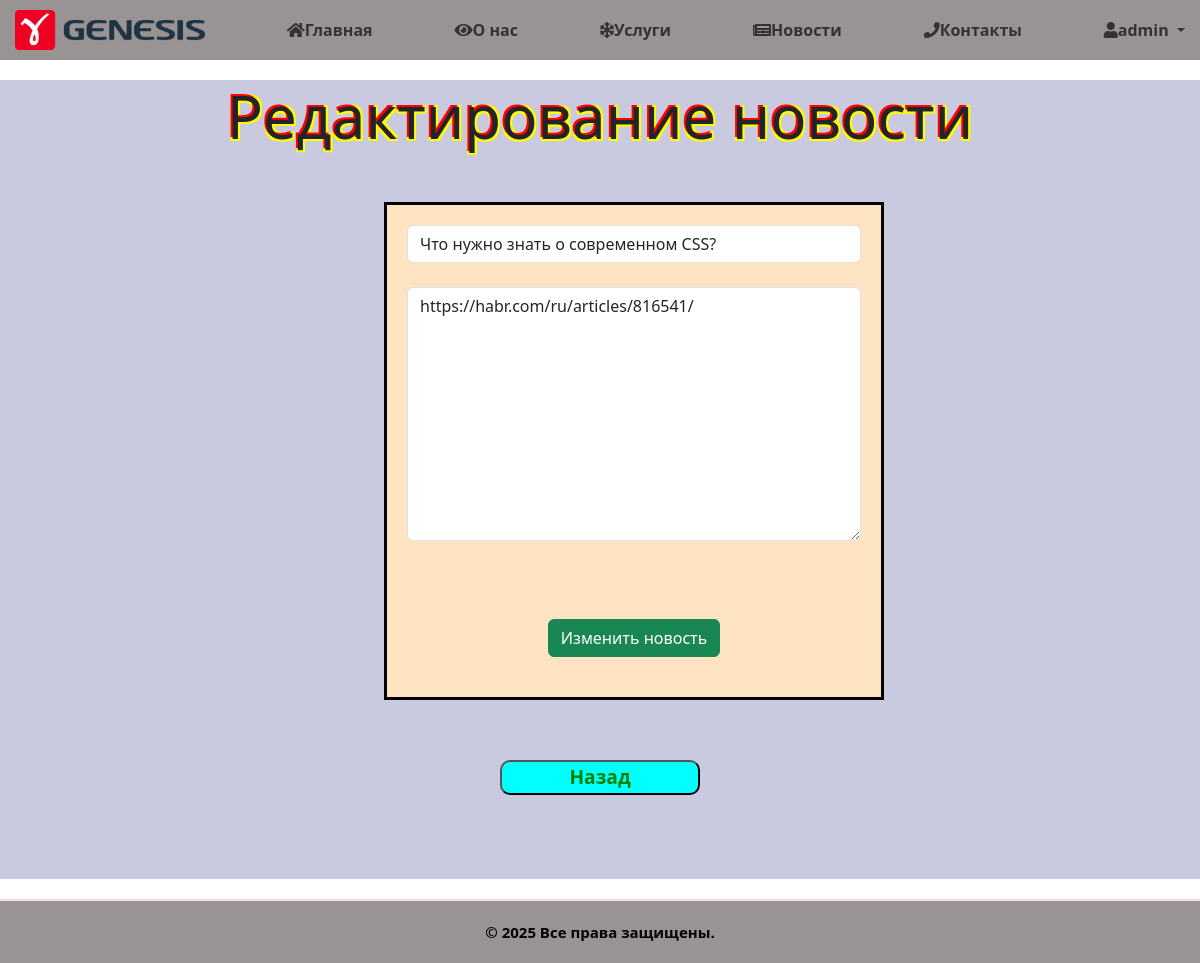
Screenshot of /news/2/update (signed in) with the database file from the repository.
### news/models.py (models this page shows, shortened)
class Articles(models.Model):
    title = models.CharField('Название', max_length=50)
    full_text = models.TextField('Ссылка')
    class Meta:
        verbose_name = 'Новость'
        verbose_name_plural = 'Новости'

### news/views.py (the view)
# urls.py: path('<int:pk>/update', views.NewsUpdateView.as_view(), name='update_news'),
@method_decorator(login_required, name='dispatch')
class NewsUpdateView(UpdateView):
    model = Articles
    template_name = 'news/update.html'
    form_class = ArticlesForm

### news/forms.py
class ArticlesForm(ModelForm):
    class Meta:
        model=Articles
        fields=['title','full_text']
        widgets={
            "title": TextInput(attrs={
                'class': 'form-control',
                'placeholder': 'Заголовок новости'
            }),
            "full_text": Textarea(attrs={
                'class': 'form-control',
                'placeholder': 'Ссылка на статью'
            }),
        }

### news/templates/news/update.html (shortened to what this page needs)
{% extends "main/pattern.html" %}
{% load static %}
{% block 'content' %}
<link rel="stylesheet" href="{% static 'news/css/add.css' %}">
    <section id="add_news">
    <h1>Редактирование новости</h1>
    <form method="post" id="post">
         {{ form.title }}<br>
         {{ form.full_text }}<br>
         <p class="p1">{{ error }}</p><br>
         <div id="butt">
         <button class="btn btn-success" type="submit">Изменить новость</button>
         </div>
      </form>
    <a href="{% url 'detail' pk=object.pk %}"><button id="but">Назад</button></a><br>
    </section>
{% endblock %}

### main/templates/main/pattern.html (shortened to what this page needs)
{% load static %}
<!DOCTYPE html>
<html lang="ru">
<head>
    <link rel="stylesheet" href="https://cdn.jsdelivr.net/npm/bootstrap@5.3.3/dist/css/bootstrap.min.css">
    <link rel="stylesheet" href="https://use.fontawesome.com/releases/v5.8.2/css/all.css">
    <link rel="stylesheet" href="{% static 'main/css/pattern.css' %}">
</head>
<body>
    <header>
        <nav id="nav">
            <ul>
                <li class="logo"><a href="{% url 'index' %}"><img src="{% static 'main/img/logo.png' %}" alt=""></a></li>
                <li><a href="{% url 'index' %}"><i class="fas fa-home"></i>Главная</a></li>
                <li><a href="{% url 'about' %}"><i class="fas fa-eye"></i>О нас</a></li>
                <li><a href="{% url 'services' %}"><i class="fas fa-snowflake"></i>Услуги</a></li>
                <li><a href="{% url 'news_home' %}"><i class="fas fa-newspaper"></i>Новости</a></li>
                <li><a href="{% url 'contacts' %}"><i class="fas fa-phone"></i>Контакты</a></li>
                <li class="dropdown">
                    <a href="#" class="dropdown-toggle" data-bs-toggle="dropdown">
                        {% if user.is_authenticated %}
                            <i class="fas fa-user"></i>{{ user.username }}
                        {% else %}
                            <i class="fas fa-user"></i>Меню
                        {% endif %}
                    </a>
                </li>
            </ul>
        </nav>
    </header>
    <main>
        {% block 'content' %}{% endblock %}
    </main>
    <footer>
        <p>© 2025 Все права защищены.</p>
    </footer>
</body>
</html>

### main/static/main/css/pattern.css (style rules this page uses)
#nav { background-color: #999393; padding: 10px 0; }
#nav ul { list-style: none; margin: 0; padding: 0; display: flex; align-items: center; }
#nav li { margin: 0 15px; }
#nav a { text-decoration: none; color: #333; font-weight: bold; }
.logo { margin-right: auto; }
.logo img { max-height: 40px; }
#nav li:not(.logo) { margin-left: auto; }
footer { background-color: #999393; padding: 20px; text-align: center; font-size: 15px; color: black; border-top: 2px solid #f5dfdf; font-weight: bold; }
footer p { margin: 0; }

### news/static/news/css/add.css (style rules this page uses)
form { margin-left: 32%; width: 500px; margin-top: 50px; }
h1 { text-align: center; font-size: 60px; margin-top: 20px; text-shadow: -2px -2px 0 red, 2px -2px 0 yellow, -2px 2px 0 yellow, 2px 2px 0 yellow; }
#butt { text-align: center; margin-bottom: 20px; }
#but { background-color: aqua; margin: 60px; border-radius: 10px; font-size:larger; font-weight: bold; color: #008000; width: 200px; margin: 60px auto; display:block; }
a { text-decoration: none; }
#add_news { margin-top: 20px; background-color: rgb(201, 201, 223); margin-bottom: 20px; }
#post { border: solid 3px black; padding: 20px; background-color: bisque; }

### rows the page displays
Articles: title "Что нужно знать о современном CSS?", full_text "https://habr.com/ru/articles/816541/"

### other values shown
{{ user.username }} "admin"
